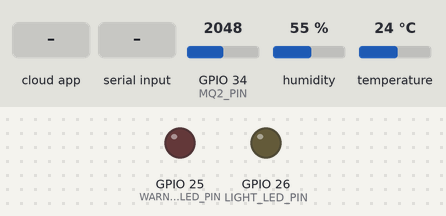
Bench run of a program on a simulated ESP32. Shown: output pins drawn as LEDs (lit = HIGH). Inputs (shaded band) come from the test bench; at power-on: GPIO 34 (MQ2_PIN) = 2048, humidity 55 %, temperature 24 °C. WiFi joins after 1.5 s; servers stay silent unless stated; the Firebase database answers and starts empty; what the program prints to the serial monitor is not drawn.

Above: at 2.7 s.
2.8 s: GPIO 34 (MQ2_PIN) set to 3419
5.2 s: GPIO 34 (MQ2_PIN) set to 3536
At 7.0 s:
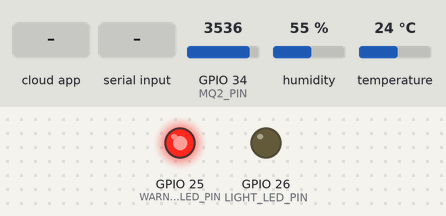
7.5 s: the phone or cloud app sets den to 1
At 8.7 s:
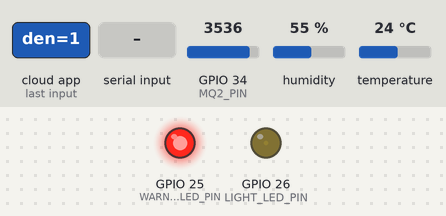
9.3 s: "90,45\n" received over Serial
At 11.3 s:
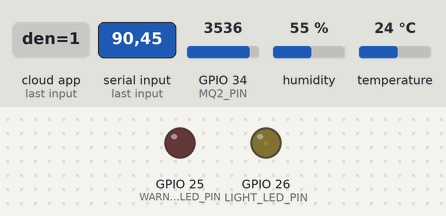
Timing chart, 0 to 12.5 s (numbered marks = the images above; inputs shaded):
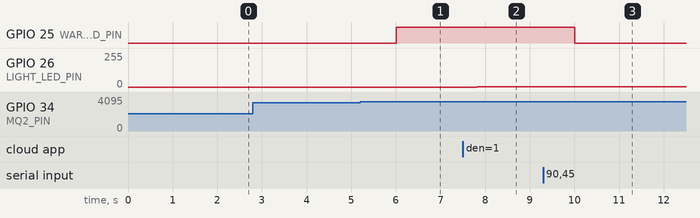

The program:

main.cpp
```cpp
#include <WiFi.h>
#include <Firebase_ESP_Client.h>
#include <addons/TokenHelper.h>
#include "DHT.h"

// --- CẤU HÌNH ---
#define AREA_NAME "Khu_bep_2" // Đổi tên cho đúng khu vực
#define WIFI_SSID "Wokwi-GUEST"
#define WIFI_PASSWORD ""
#define API_KEY "AIzaSyCc6Rz4WLu3xXO0gP9g90G6VVhBSq5MpFg"
#define DATABASE_URL "https://tuan-8-c101c-default-rtdb.firebaseio.com"

// --- CHÂN LINH KIỆN ---
#define DHT_PIN 4
#define MQ2_PIN 34
#define WARNING_LED_PIN 25
#define LIGHT_LED_PIN   26

// --- CẤU HÌNH PWM (Core v2.x cho PlatformIO) ---
const int pwmFreq = 5000;
const int pwmChannel = 0;
const int pwmResolution = 8;

DHT dht(DHT_PIN, DHT22);
FirebaseData fbdo_write;
FirebaseData fbdo_read;
FirebaseAuth auth;
FirebaseConfig config;
bool signupOK = false;

unsigned long sendDataPrevMillis = 0;
unsigned long readLightPrevMillis = 0;
int manualGas = -1;

void setup() {
  Serial.begin(115200);
  dht.begin();

  pinMode(WARNING_LED_PIN, OUTPUT);
  digitalWrite(WARNING_LED_PIN, LOW);

  // Khởi tạo PWM
  ledcSetup(pwmChannel, pwmFreq, pwmResolution);
  ledcAttachPin(LIGHT_LED_PIN, pwmChannel);
  ledcWrite(pwmChannel, 0);

  Serial.print("Dang ket noi WiFi Wokwi...");
  WiFi.begin(WIFI_SSID, WIFI_PASSWORD);
  while (WiFi.status() != WL_CONNECTED) { delay(500); Serial.print("."); }
  Serial.println("\nWiFi OK!");

  config.api_key = API_KEY;
  config.database_url = DATABASE_URL;

  if (Firebase.signUp(&config, &auth, "", "")) {
    Serial.println("Firebase dang nhap thanh cong!");
    signupOK = true;
  }

  config.token_status_callback = tokenStatusCallback;
  Firebase.begin(&config, &auth);
  Firebase.reconnectWiFi(true);
}

void loop() {
  // 1. NHẬP GAS THỦ CÔNG (TEST)
  if (Serial.available() > 0) {
    String input = Serial.readStringUntil('\n');
    input.trim();
    if (input.length() > 0) {
      manualGas = input.toInt();
      Serial.printf("\n[TEST] Ép Gas thành: %d\n", manualGas);
    }
  }

  if (Firebase.ready() && signupOK) {

    // 2. LUỒNG ĐIỀU KHIỂN ĐÈN
    if (millis() - readLightPrevMillis > 500) {
      readLightPrevMillis = millis();
      if (Firebase.RTDB.getInt(&fbdo_read, "/" + String(AREA_NAME) + "/den")) {
        int lightPercent = fbdo_read.intData();
        int pwmValue = map(lightPercent, 0, 100, 0, 255);
        ledcWrite(pwmChannel, pwmValue);
      }
    }

    // 3. LUỒNG GỬI DỮ LIỆU CẢM BIẾN
    if (millis() - sendDataPrevMillis > 2000) {
      sendDataPrevMillis = millis();

      float h = dht.readHumidity();
      float t = dht.readTemperature();

      // --- THUẬT TOÁN ĐỔI PPM (PIECEWISE LINEAR) ---
      int rawGas = analogRead(MQ2_PIN);
      int gasPPM = 0;

      if (rawGas < 843) {
          gasPPM = 0;
      }
      else if (rawGas <= 3337) {
          // Đoạn 1: Tương ứng 0.1 - 100 ppm
          gasPPM = map(rawGas, 843, 3337, 1, 100);
      }
      else {
          // Đoạn 2: Tương ứng 100 - 1000 ppm
          gasPPM = map(rawGas, 3337, 3762, 100, 1000);
      }

      // Giới hạn an toàn
      if (gasPPM > 1000) gasPPM = 1000;

      int gasToSend = (manualGas >= 0) ? manualGas : gasPPM;

      // Cảnh báo cháy
      if (gasToSend > 400) digitalWrite(WARNING_LED_PIN, HIGH);
      else digitalWrite(WARNING_LED_PIN, LOW);

      FirebaseJson json;
      json.set("nhiet_do", t);
      json.set("do_am", h);
      json.set("khi_gas", gasToSend);

      if (Firebase.RTDB.updateNode(&fbdo_write, "/" + String(AREA_NAME), &json)) {
        Serial.printf("Gui -> Temp: %.1f | Hum: %.1f | Gas: %d PPM\n", t, h, gasToSend);
      }
    }
  }
}
```

Measured:
- the behaviour switches between 3479 and 3480 on GPIO 34 (MQ2_PIN) (found by bisection; images 0 and 1)
- after the input at 2.8 s, every drawn part: stays the same
- after the input at 5.2 s, GPIO 25 (WARNING_LED_PIN): LOW → HIGH after 0.81 s
- after the input at 7.5 s, GPIO 26 (LIGHT_LED_PIN): 0/255 → 2/255 after 0.32 s
- after the input at 9.3 s, GPIO 25 (WARNING_LED_PIN): HIGH → LOW after 0.71 s
